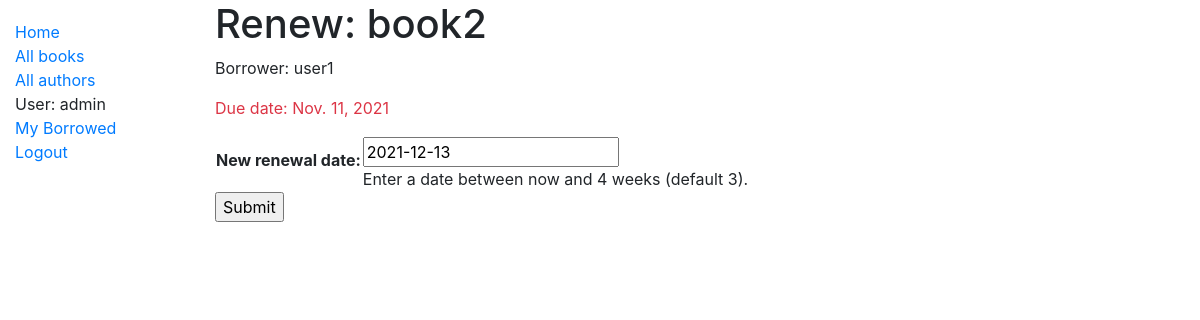
The app's page /catalog/book/e7379f6f-95b8-4783-8174-f1e711d30dc1/renew/ (signed in), older data.
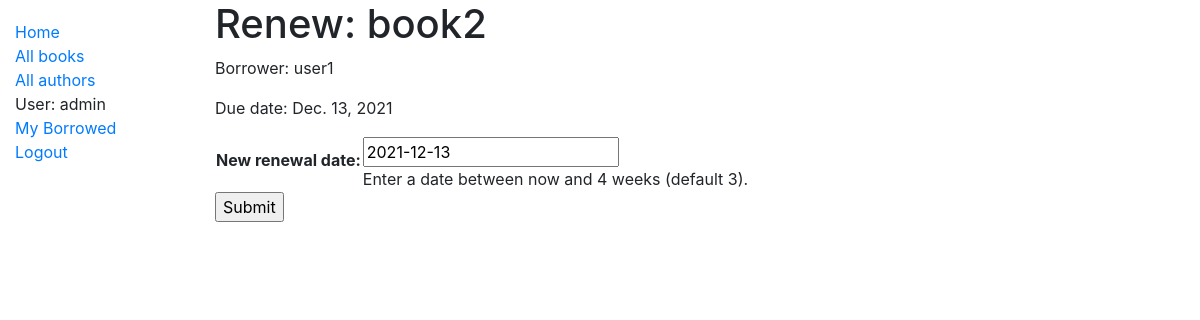
The same page, newer data.
### catalog/models.py (models this page shows, shortened)
class BookInstance(models.Model):
    id = models.UUIDField(primary_key=True, default=uuid.uuid4,
                          help_text='Unique ID for this particular book across whole library')
    book = models.ForeignKey('Book', on_delete=models.RESTRICT, null=True)
    imprint = models.CharField(max_length=200)
    due_back = models.DateField(null=True, blank=True)
    borrower = models.ForeignKey(User, on_delete=models.SET_NULL, null=True, blank=True)
    LOAN_STATUS = (
        ('m', 'Maintenance'),
        ('o', 'On loan'),
        ('a', 'Available'),
        ('r', 'Reserved'),
    )
    status = models.CharField(
        max_length=1,
        choices=LOAN_STATUS,
        blank=True,
        default='m',
        help_text='Book availability',
    )
    class Meta:
        ordering = ['due_back']
        permissions = (("can_mark_returned", "Set book as returned"),)
    @property
    def is_overdue(self):
        if self.due_back and date.today() > self.due_back:
            return True
        return False

class Book(models.Model):
    title = models.CharField(max_length=200)
    author = models.ForeignKey('Author', on_delete=models.SET_NULL, null=True)
    summary = models.TextField(max_length=1000, help_text='Enter a brief description of the book')
    isbn = models.CharField('ISBN', max_length=13, unique=True,
                            help_text='13 Character <a href="https://www.isbn-international.org/content/what-isbn">ISBN number</a>')
    genre = models.ManyToManyField(Genre, help_text='Select a genre for this book')
    language = models.ForeignKey('Language', on_delete=models.SET_NULL, null=True)
    def display_genre(self):
        """Create a string for the Genre. This is required to display genre in Admin."""
        return ', '.join(genre.name for genre in self.genre.all()[:3])
    display_genre.short_description = 'Genre'

### catalog/views.py (the view)
# urls.py: path('book/<uuid:pk>/renew/', views.renew_book_librarian, name='renew-book-librarian'),
@login_required
@permission_required('catalog.can_mark_returned', raise_exception=True)
def renew_book_librarian(request, pk):
    book_instance = get_object_or_404(BookInstance, pk=pk)
    if request.method == 'POST':
        form = RenewBookModelForm(request.POST)
        if form.is_valid():
            book_instance.due_back = form.cleaned_data['due_back']
            book_instance.save()
            return HttpResponseRedirect(reverse('all-borrowed'))
    else:
        proposed_renewal_date = datetime.date.today() + datetime.timedelta(weeks=3)
        form = RenewBookModelForm(initial={'due_back': proposed_renewal_date})
    context = {
        'form': form,
        'book_instance': book_instance,
    }
    return render(request, 'catalog/book_renew_librarian.html', context)

### catalog/forms.py (shortened to what this page needs)
class RenewBookModelForm(forms.ModelForm):
    class Meta:
        model = BookInstance
        fields = ['due_back']
        labels = {'due_back': _('New renewal date')}
        help_texts = {'due_back': _('Enter a date between now and 4 weeks (default 3).')}

### catalog/templates/catalog/book_renew_librarian.html (shortened to what this page needs)
{% extends "base_generic.html" %}
{% block content %}
  <h1>Renew: {{ book_instance.book.title }}</h1>
  <p>Borrower: {{ book_instance.borrower }}</p>
  <p{% if book_instance.is_overdue %} class="text-danger"{% endif %}>Due date: {{ book_instance.due_back }}</p>
  <form action="" method="post">
    <table>
    {{ form.as_table }}
    </table>
    <input type="submit" value="Submit">
  </form>
{% endblock %}

Row changes from the older to the newer data that the page shows:
changed BookInstance "book2": due_back "Nov. 11, 2021" → "Dec. 13, 2021"
